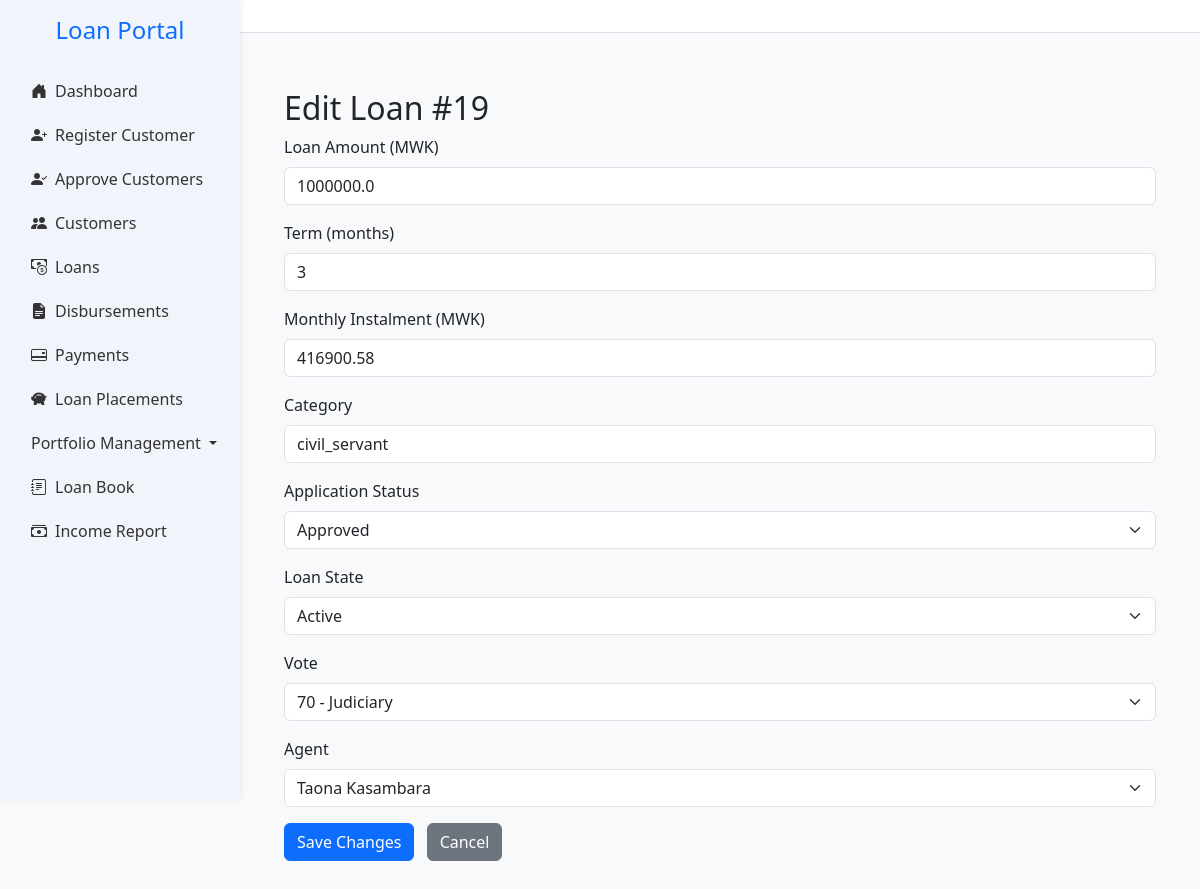
The page /loans/19/edit on the database its author committed.
### app.py (models this page shows, shortened)
class LoanApplication(db.Model):
    __tablename__ = 'loan_applications'
    __table_args__ = (
        db.UniqueConstraint('loan_number', name='uq_loan_applications_loan_number'),
        db.Index('ix_loan_applications_created_at', 'created_at'),
        db.Index('ix_loan_applications_region_category', 'region', 'category'),
        db.Index('idx_loan_applications_loan_number', 'loan_number'),
        db.Index('idx_loan_applications_customer_id', 'customer_id'),
        db.Index('idx_loan_applications_agent_id', 'agent_id'),
    )
    id = db.Column(db.Integer, primary_key=True)
    customer_id = db.Column(db.Integer, db.ForeignKey('customers.id'), nullable=False)
    loan_amount = db.Column(db.Float,nullable=False, default=0.0)
    status = db.Column(db.String(20), default='pending')
    created_at = db.Column(db.DateTime, default=datetime.utcnow)
    term_months = db.Column(db.Integer)
    monthly_instalment = db.Column(db.Float)
    total_repayment = db.Column(db.Float)
    effective_rate = db.Column(db.Float)
    category = db.Column(db.String(50))
    region = db.Column(db.String(50))
    loan_category = db.Column(db.Integer, nullable=False)
    disbursed = db.Column(db.Boolean, default=False)
    disbursed_bank = db.Column(db.String(100))
    crb_fees = db.Column(db.Float, default=3000)
    origination_fees = db.Column(db.Float)
    insurance_fees = db.Column(db.Float)
    total_fees = db.Column(db.Float)
    collection_fees = db.Column(db.Float)
    schedule_id = db.Column(
    db.Integer,
    db.ForeignKey('repayment_schedules.id', use_alter=True, name='fk_schedule_id'),
    nullable=True
    )
    loan_number = db.Column(db.String(20), nullable=True, unique=True)
    file_number = db.Column(db.String(50))
    date_created = db.Column(db.DateTime, default=datetime.utcnow)
    disbursement_date = db.Column(db.Date, nullable=True)
    cash_to_client = db.Column(db.Float,nullable=False, default=0.0)
    top_up_interest = db.Column(db.Float, default=0.0)
    settlement_interest = db.Column(db.Float, default=0.0)
    closure_type = db.Column(db.String(20))  # 'settlement' or 'topup'
    closure_date = db.Column(db.DateTime)
    top_up_of = db.Column(db.Integer, db.ForeignKey('loan_applications.id'), nullable=True)
    application_status = db.Column(db.String(20), nullable=False, default='pending')
    loan_state = db.Column(db.String(20), nullable=False, default='active')
    performance_status = db.Column(db.String(20), nullable=False, default='performing')
    top_up_balance = db.Column(db.Float, default=0.0)
    settlement_balance = db.Column(db.Float, default=0.0)
    current_balance = db.Column(db.Float, default=0.0)
    settlement_type = Column(Enum(SettlementTypeEnum), nullable=True)
    settling_institution = Column(String(255), nullable=True)  # only if third_party
    settlement_reason = db.Column(db.String(255), nullable=True)
    vote_id = db.Column(db.Integer, db.ForeignKey('votes.id'))
    outstanding_fees = db.Column(db.Float, default=0.0)
    pricing_version = db.Column(db.Integer, default=1)
    applied_interest_rate = db.Column(db.Float)
    applied_collection_fee = db.Column(db.Float)
    written_off_amount = db.Column(db.Float, default=0.0)
    insurance_settlement_amount = db.Column(db.Float, default=0.0)
    agent_id = db.Column(db.Integer, db.ForeignKey('agents.id'), nullable=True)
    parent_loan_id = db.Column(
        db.Integer,
        db.ForeignKey('loan_applications.id'),
        nullable=True
    )
    vote = db.relationship('Vote', backref='loan_applications')
    documents = db.relationship("Document", back_populates="loan", lazy=True)
    topups = db.relationship(
        'LoanApplication',
        foreign_keys=[parent_loan_id],  # 👈 Specify which foreign key to use
        backref=db.backref('parent_loan', remote_side=[id]),
        cascade='all, delete-orphan'
    )
    agent = db.relationship("Agent", backref="loan_applications", foreign_keys=[agent_id])
    payments = db.relationship('Payment', back_populates='loan', cascade='all, delete-orphan')
    customer = db.relationship('Customer', back_populates='loans')
    repayment_schedules = db.relationship(
        'RepaymentSchedule',
        back_populates='loan',
        cascade='all, delete-orphan',
        foreign_keys='RepaymentSchedule.loan_id'
        )
    from datetime import datetime
    from dateutil.relativedelta import relativedelta   # already using
    import calendar

class Vote(db.Model):
    __tablename__ = 'votes'
    id = db.Column(db.Integer, primary_key=True)
    code = db.Column(db.String(10), unique=True, nullable=False)
    description = db.Column(db.String(200), nullable=False)
    is_active = db.Column(db.Boolean, default=True)

class Agent(db.Model):
    __tablename__ = 'agents'
    id = db.Column(db.Integer, primary_key=True)
    name = db.Column(db.String(100), nullable=False)
    contact = db.Column(db.String(20))
    email = db.Column(db.String(100))
    district = db.Column(db.String(100))
    region = db.Column(db.String(100))
    monthly_budget = db.Column(db.Float, default=0.0)
    role = db.Column(db.String(50))
    active = db.Column(db.Boolean, default=True)
    team_leader_id = db.Column(db.Integer, db.ForeignKey('agents.id'), nullable=True)
    team_leader = db.relationship('Agent', remote_side=[id], backref='team_members')
    customers = db.relationship('Customer', back_populates='agent', lazy=True)

### app.py (the view, shortened to what this page needs)
@app.route('/loans/<int:loan_id>/edit', methods=['GET', 'POST'])
def edit_loan(loan_id):
    loan = LoanApplication.query.get_or_404(loan_id)
    agents = Agent.query.filter_by(active=True).order_by(Agent.name).all()
    votes = Vote.query.filter_by(is_active=True).order_by(Vote.code).all()
    return render_template('edit_loan.html', loan=loan, agents=agents, votes=votes)

### app.py (called while the page is built, shortened)
@app.context_processor
def inject_notifications():
    if not current_user.is_authenticated:
        return dict(notifications=[])

### templates/edit_loan.html (shortened to what this page needs)
{% extends "base.html" %}
{% block content %}
<div class="container mt-4">
  <h2>Edit Loan #{{ loan.id }}</h2>
  <form method="POST" action="{{ url_for('edit_loan', loan_id=loan.id) }}">
    <div class="mb-3">
      <label for="loan_amount" class="form-label">Loan Amount (MWK)</label>
      <input type="number" step="0.01" class="form-control" id="loan_amount" name="loan_amount" value="{{ loan.loan_amount }}" required>
    </div>
    <div class="mb-3">
      <label for="term_months" class="form-label">Term (months)</label>
      <input type="number" class="form-control" id="term_months" name="term_months" value="{{ loan.term_months }}" required>
    </div>
    <div class="mb-3">
      <label for="monthly_instalment" class="form-label">Monthly Instalment (MWK)</label>
      <input type="number" step="0.01" class="form-control" id="monthly_instalment" name="monthly_instalment" value="{{ loan.monthly_instalment }}" required>
    </div>
    <div class="mb-3">
      <label for="category" class="form-label">Category</label>
      <input type="text" class="form-control" id="category" name="category" value="{{ loan.category }}">
    </div>
    <div class="mb-3">
      <label for="application_status" class="form-label">Application Status</label>
      <select class="form-select" id="application_status" name="application_status" required>
        <option value="approved" {% if loan.application_status == 'approved' %}selected{% endif %}>Approved</option>
      </select>
    </div>
    <div class="mb-3">
      <label for="loan_state" class="form-label">Loan State</label>
      <select class="form-select" id="loan_state" name="loan_state">
        <option value="active" {% if loan.loan_state == 'active' %}selected{% endif %}>Active</option>
      </select>
    </div>
    <div class="mb-3">
      <label for="vote_id" class="form-label">Vote</label>
      <select class="form-select" id="vote_id" name="vote_id">
        {% for vote in votes %}
          <option value="{{ vote.id }}" {% if loan.vote_id == vote.id %}selected{% endif %}>
            {{ vote.code }} - {{ vote.description }}
          </option>
        {% endfor %}
      </select>
    </div>
    <div class="mb-3">
      <label for="agent_id" class="form-label">Agent</label>
      <select class="form-select" id="agent_id" name="agent_id">
        {% for agent in agents %}
          <option value="{{ agent.id }}" {% if loan.agent_id == agent.id %}selected{% endif %}>
            {{ agent.name }}
          </option>
        {% endfor %}
      </select>
    </div>
    <button type="submit" class="btn btn-primary">Save Changes</button>
    <a href="{{ url_for('view_loans') }}" class="btn btn-secondary ms-2">Cancel</a>
  </form>
</div>
{% endblock %}

### templates/base.html (style rules this page uses)
:root { --main-blue: #007bff; --sidebar-bg: #f1f5fb; --sidebar-hover: #dbeafe; }
body { overflow-x: hidden; background-color: #f8f9fa; }

### rows shown on the page
LoanApplication: id "19", loan_amount "1000000.0", term_months "3", monthly_instalment "416900.58", category "civil_servant", application_status "Approved", loan_state "Active", vote_id "70 - Judiciary", agent_id "Taona Kasambara"
